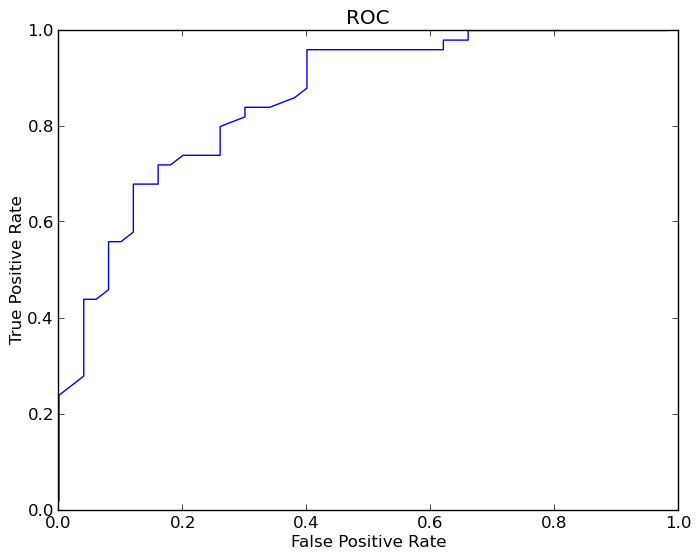

Reproduce this figure in Python.
from sklearn import datasets
from sklearn  import svm as SVM
from sklearn.neighbors import KNeighborsClassifier
from sklearn.naive_bayes import GaussianNB
from sklearn.cross_validation import KFold
from sklearn.linear_model import LinearRegression
import numpy as np
from sklearn.utils import shuffle
import matplotlib
matplotlib.use('Agg')
import matplotlib.pyplot as plt
random_state = np.random.RandomState(0)

KNN=True 
NB=False
def load_iris_data() :

    # load the iris dataset from the sklearn module
    iris = datasets.load_iris()

    # extract the elements of the data that are used in this exercise
    return (iris.data, iris.target, iris.target_names)

def svm(X_train,y_train):
    clf = SVM.SVC(kernel='linear', probability=True, random_state=0)
    clf.fit(X_train, y_train)
    return clf

def lr(X_train, y_train):
    # funtion returns an LR object
    #  useful methods of this object for this exercise:                                                                                                                    
    #   fit(X_train, y_train) --> fit the model using a training set                                                                                                       
    #   predict(X_classify) --> to predict a result using the trained model                                                                                                
    #   score(X_test, y_test) --> to score the model using a test set
    
    clf = LinearRegression()
    clf.fit(X_train, y_train)

    return clf

def knn(X_train, y_train, k_neighbors = 3 ) :
    # function returns a kNN object
    #  useful methods of this object for this exercise:
    #   fit(X_train, y_train) --> fit the model using a training set
    #   predict(X_classify) --> to predict a result using the trained model
    #   score(X_test, y_test) --> to score the model using a test set

    clf = KNeighborsClassifier(k_neighbors)
    clf.fit(X_train, y_train)

    return clf


def nb(X_train, y_train) :
    # this function returns a Naive Bayes object
    #  useful methods of this object for this exercise:
    #   fit(X_train, y_train) --> fit the model using a training set
    #   predict(X_classify) --> to predict a result using the trained model
    #   score(X_test, y_test) --> to score the model using a test set

    gnb = GaussianNB()
    clf = gnb.fit(X_train, y_train)

    return clf

# generic cross validation function
def cross_validate(XX, yy, classifier, k_fold) :

    # derive a set of (random) training and testing indices
    k_fold_indices = KFold(len(XX), n_folds=k_fold, indices=True, shuffle=True, random_state=0)

    k_score_total = 0
    # for each training and testing slices run the classifier, and score the results
    for train_slice, test_slice in k_fold_indices :

        model = classifier(XX[[ train_slice  ]],
                         yy[[ train_slice  ]])

        k_score = model.score(XX[[ test_slice ]],
                              yy[[ test_slice ]])

        k_score_total += k_score

    # return the average accuracy
    return k_score_total/k_fold

def roc(XX, yy, classifier, k, outfile):

    XX, yy = XX[yy != 2], yy[yy != 2] # make binary
    n_samples, n_features = XX.shape
    XX = np.c_[XX, random_state.randn(n_samples, 150 * n_features)]###add some noise to make the problem harder
    XX, yy = shuffle(XX, yy, random_state=random_state)

    k_fold_indices = KFold(len(XX), n_folds=k, indices=True, shuffle=True, random_state=0)
    
    thresholds = range(1,100)
    fpr_result=[]
    tpr_result=[]
    for t in thresholds:
        scores_test = []
        scores_train = []
        for train_slice, test_slice in k_fold_indices:
            
            model = classifier(XX[[ train_slice  ]], yy[[ train_slice  ]])
            
            predictions = model.predict_proba(XX[[ test_slice ]])
            scores = yy[[ test_slice ]]
            
            for p in predictions:
                scores_test.append(p[1]*float(100))
            for s in scores:
                scores_train.append(s)
            fp=0
            tp=0
            fn=0
            tn=0
            for a in range(len(scores_test)):
                if scores_test[a]>=float(t) and scores_train[a]==1:
                    tp+=1
                if scores_test[a]>=float(t) and scores_train[a]==0:
                    fp+=1
                if scores_test[a]<float(t) and scores_train[a]==1:
                    fn+=1
                if scores_test[a]<float(t) and scores_train[a]==0:
                    tn+=1

        try:tpr_result.append(float(tp)/(float(tp)+float(fn)))
        except:tpr_result.append(0)
        try:fpr_result.append(float(fp)/(float(fp)+float(tn)))
        except:fpr_result.append(0)
    fig, ax = plt.subplots(1)
    ax.plot(fpr_result,tpr_result)
    ax.set_xlim([0,1])
    ax.set_ylim([0,1])
    ax.set_title("ROC")
    ax.set_xlabel('False Positive Rate')
    ax.set_ylabel('True Positive Rate')
    plt.savefig(outfile, bbox_inches='tight')
